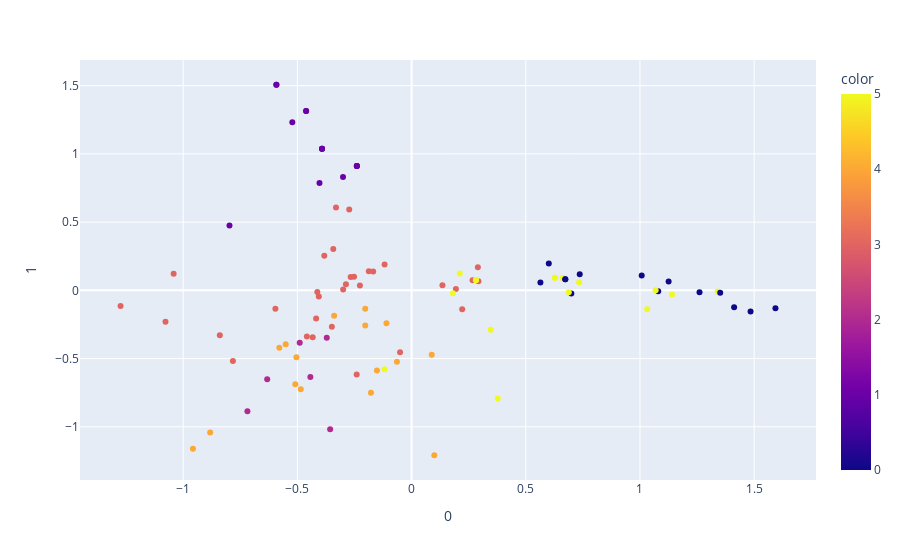

The notebook cell this image was saved under:
### Code cell
import plotly.express as px

fig = px.scatter(pca_components, x=0, y=1, color=df_pca['cluster_id'])
fig.show()
